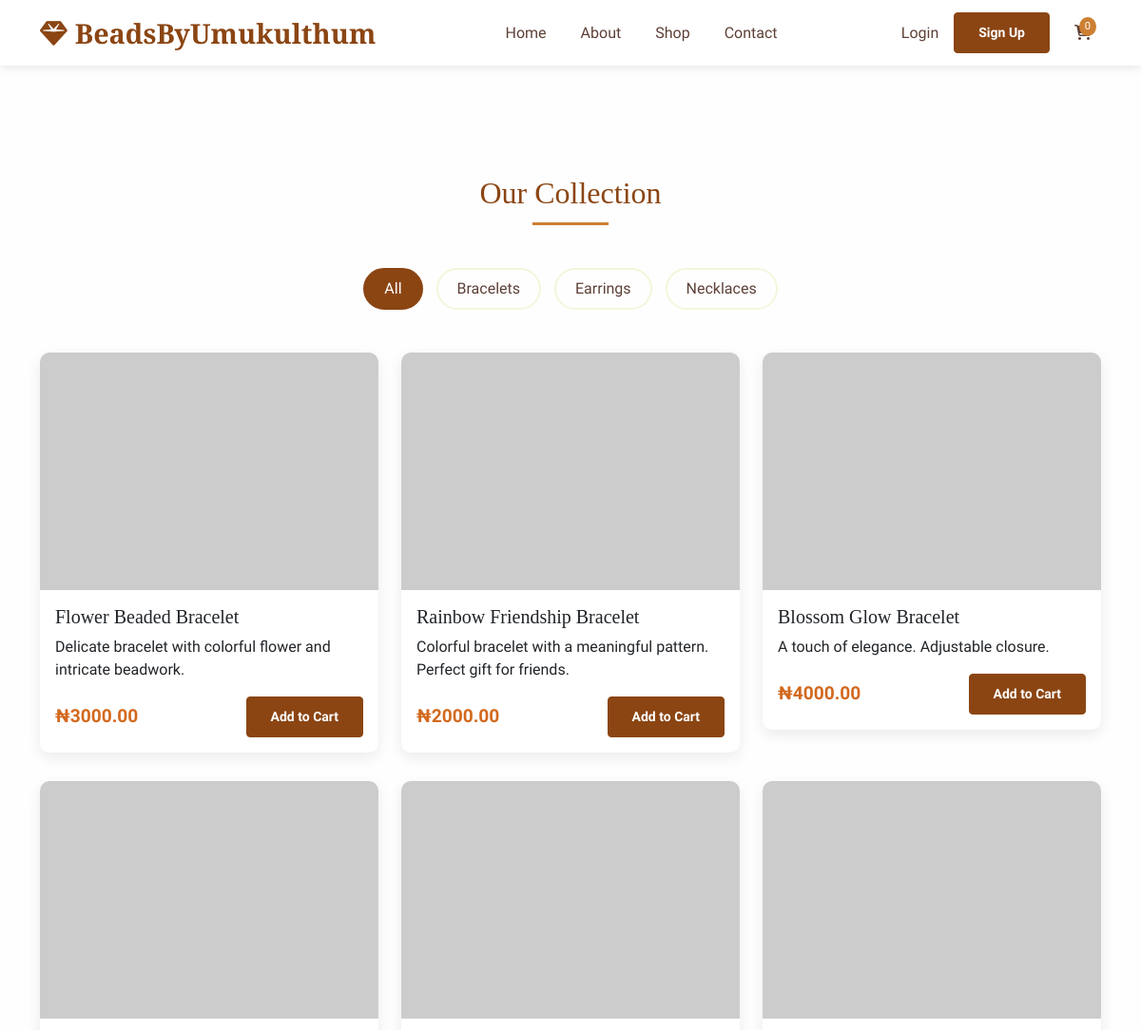
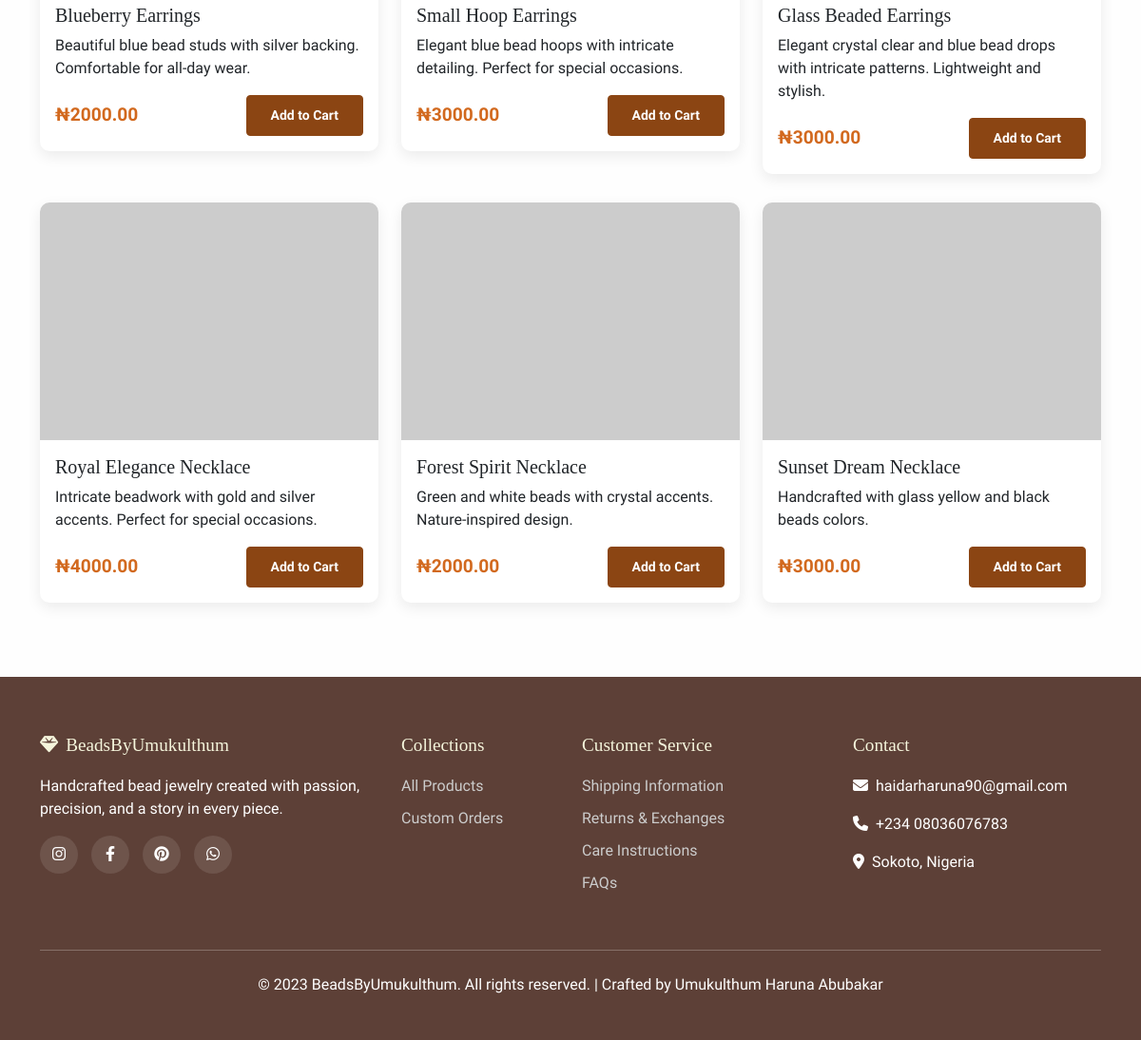
The app's page /shop/ with its own data (2 pictures, top to bottom).
### products/models.py (models this page shows, shortened)
class Category(models.Model):
    name = models.CharField(max_length=100, unique=True)
    slug = models.SlugField(max_length=100, unique=True, blank=True)
    description = models.TextField(blank=True)
    created_at = models.DateTimeField(auto_now_add=True)
    class Meta:
        verbose_name_plural = 'Categories'
        ordering = ['name']

class Product(models.Model):
    category = models.ForeignKey(Category, on_delete=models.CASCADE, related_name='products')
    name = models.CharField(max_length=200)
    slug = models.SlugField(max_length=200, unique=True, blank=True)
    description = models.TextField()
    price = models.DecimalField(max_digits=10, decimal_places=2)
    image = models.ImageField(upload_to='products/', blank=True, null=True)
    stock = models.IntegerField(default=10)
    available = models.BooleanField(default=True)
    created_at = models.DateTimeField(auto_now_add=True)
    updated_at = models.DateTimeField(auto_now=True)
    class Meta:
        ordering = ['-created_at']
        indexes = [
            models.Index(fields=['slug']),
            models.Index(fields=['name']),
            models.Index(fields=['-created_at']),
        ]

### products/views.py (the view)
# urls.py: path('shop/', views.product_list, name='product_list'),
def product_list(request, category_slug=None):
    category = None
    categories = Category.objects.all()
    products = Product.objects.filter(available=True)
    if category_slug:
        category = get_object_or_404(Category, slug=category_slug)
        products = products.filter(category=category)
    return render(request, 'products/product_list.html', {
        'category': category,
        'categories': categories,
        'products': products
    })

### cart/cart.py (called while the page is built)
    def __len__(self):
        return sum(item['quantity'] for item in self.cart.values())

### cart/context_processors.py (called while the page is built)
def cart(request):
    return {'cart': Cart(request)}

### products/templates/products/product_list.html (shortened to what this page needs)
{% extends 'base.html' %}
{% load static %}
{% block content %}
<section class="py-5" style="margin-top: 60px;">
    <div class="container">
        <h2 class="section-title">Our Collection</h2>
        <div class="category-filter text-center">
            <button class="category-btn {% if not category %}active{% endif %}" onclick="window.location.href='{% url 'products:product_list' %}'">All</button>
            {% for cat in categories %}
            <button class="category-btn {% if category.slug == cat.slug %}active{% endif %}"
                    onclick="window.location.href='{% url 'products:product_list_by_category' cat.slug %}'">
                {{ cat.name }}
            </button>
            {% endfor %}
        </div>
        <div class="row">
            {% for product in products %}
            <div class="col-md-6 col-lg-4">
                <div class="card product-card">
                    {% if product.image %}
                    <img src="{{ product.image.url }}" class="card-img-top product-img" alt="{{ product.name }}">
                    {% else %}
                    <img src="https://via.placeholder.com/400x250?text={{ product.name }}" class="card-img-top product-img" alt="{{ product.name }}">
                    {% endif %}
                    <div class="card-body">
                        <h5 class="card-title">{{ product.name }}</h5>
                        <p class="card-text">{{ product.description|truncatewords:15 }}</p>
                        <div class="d-flex justify-content-between align-items-center">
                            <span class="product-price">₦{{ product.price }}</span>
                            {% if product.stock > 0 %}
                            <form action="{% url 'cart:cart_add' product.id %}" method="post">
                                <button type="submit" class="btn btn-primary btn-sm">Add to Cart</button>
                            </form>
                            {% else %}
                            <span class="badge bg-secondary">Out of Stock</span>
                            {% endif %}
                        </div>
                    </div>
                </div>
            </div>
            {% empty %}
            <div class="col-12">
                <p class="text-center">No products found in this category.</p>
            </div>
            {% endfor %}
        </div>
    </div>
</section>
{% endblock %}

### templates/base.html (shortened to what this page needs)
{% load static %}
<!DOCTYPE html>
<html lang="en">
<head>
    <link href="https://cdn.jsdelivr.net/npm/bootstrap@5.3.0-alpha1/dist/css/bootstrap.min.css" rel="stylesheet">
    <link rel="stylesheet" href="https://cdnjs.cloudflare.com/ajax/libs/font-awesome/6.4.0/css/all.min.css">
    <link rel="stylesheet" href="{% static 'css/style.css' %}">
</head>
<body>
    <nav class="navbar navbar-expand-lg navbar-light fixed-top">
        <div class="container">
            <a class="navbar-brand" href="{% url 'products:home' %}">
                <i class="fas fa-gem me-2"></i>BeadsByUmukulthum
            </a>
            <div class="collapse navbar-collapse" id="navbarNav">
                <ul class="navbar-nav mx-auto">
                    <li class="nav-item">
                        <a class="nav-link" href="{% url 'products:home' %}">Home</a>
                    </li>
                    <li class="nav-item">
                        <a class="nav-link" href="{% url 'products:home' %}#about">About</a>
                    </li>
                    <li class="nav-item">
                        <a class="nav-link" href="{% url 'products:product_list' %}">Shop</a>
                    </li>
                    <li class="nav-item">
                        <a class="nav-link" href="{% url 'products:home' %}#contact">Contact</a>
                    </li>
                </ul>
                <div class="d-flex align-items-center">
                    {% if user.is_authenticated %}
                    <span class="nav-link me-3">Hello, {{ user.username }}</span>
                    <a href="{% url 'accounts:logout' %}" class="nav-link me-3">Logout</a>
                    {% else %}
                    <a href="{% url 'accounts:login' %}" class="nav-link me-3">Login</a>
                    <a href="{% url 'accounts:signup' %}" class="btn btn-primary btn-sm me-3">Sign Up</a>
                    {% endif %}
                    <a href="{% url 'cart:cart_detail' %}" class="nav-link cart-icon">
                        <span class="cart-badge">{{ cart|length }}</span>
                    </a>
                </div>
            </div>
        </div>
    </nav>
    {% block content %}{% endblock %}
    <footer>
        <div class="container">
            <div class="row">
                <div class="col-lg-4 mb-4">
                    <h3 class="footer-heading"><i class="fas fa-gem me-2"></i>BeadsByUmukulthum</h3>
                    <p>Handcrafted bead jewelry created with passion, precision, and a story in every piece.</p>
                    <div class="social-icons">
                        <a href="#"><i class="fab fa-instagram"></i></a>
                        <a href="#"><i class="fab fa-facebook-f"></i></a>
                        <a href="#"><i class="fab fa-pinterest"></i></a>
                        <a href="#"><i class="fab fa-whatsapp"></i></a>
                    </div>
                </div>
                <div class="col-lg-2 col-md-6 mb-4">
                    <h4 class="footer-heading">Collections</h4>
                    <div class="footer-links">
                        <a href="{% url 'products:product_list' %}">All Products</a>
                        <a href="{% url 'products:home' %}#contact">Custom Orders</a>
                    </div>
                </div>
                <div class="col-lg-3 col-md-6 mb-4">
                    <h4 class="footer-heading">Customer Service</h4>
                    <div class="footer-links">
                        <a href="#">Shipping Information</a>
                        <a href="#">Returns & Exchanges</a>
                        <a href="#">Care Instructions</a>
                        <a href="#">FAQs</a>
                    </div>
                </div>
                <div class="col-lg-3 mb-4">
                    <h4 class="footer-heading">Contact</h4>
                    <p><i class="fas fa-envelope me-2"></i>haidarharuna90@gmail.com</p>
                    <p><i class="fas fa-phone me-2"></i>+234 08036076783</p>
                    <p><i class="fas fa-map-marker-alt me-2"></i>Sokoto, Nigeria</p>
                </div>
            </div>
            <hr class="mt-4 mb-4">
            <div class="text-center">
                <p>&copy; 2023 BeadsByUmukulthum. All rights reserved. | Crafted by Umukulthum Haruna Abubakar</p>
            </div>
        </div>
    </footer>
</body>
</html>

### static/css/style.css (style rules this page uses)
:root { --primary: #8B4513; --secondary: #D2691E; --accent: #CD7F32; --light: #F5F5DC; --dark: #5D4037; --text: #333333; }
body { font-family: 'Raleway', sans-serif; color: var(--text); background-color: #fefefe; padding-top: 76px; }
h1, h2, h3, h4, h5 { font-family: 'Playfair Display', serif; color: var(--dark); }
.navbar { background-color: white; box-shadow: 0 2px 10px rgba(0,0,0,0.1); transition: all 0.3s; }
.navbar-brand { font-family: 'Playfair Display', serif; font-weight: 700; color: var(--primary) !important; font-size: 1.8rem; }
.nav-link { color: var(--dark) !important; font-weight: 500; margin: 0 10px; transition: color 0.3s; }
.section-title { color: var(--primary); position: relative; padding-bottom: 15px; margin-bottom: 40px; text-align: center; }
.section-title:after { content: ''; position: absolute; bottom: 0; left: 50%; transform: translateX(-50%); width: 80px; height: 3px; background-color: var(--accent); }
.product-card { border: none; border-radius: 10px; transition: transform 0.3s, box-shadow 0.3s; overflow: hidden; margin-bottom: 30px; box-shadow: 0 5px 15px rgba(0,0,0,0.08); }
.product-img { height: 250px; object-fit: cover; transition: transform 0.5s; }
.product-price { color: var(--secondary); font-weight: 600; font-size: 1.2rem; }
.btn-primary { background-color: var(--primary); border-color: var(--primary); padding: 10px 25px; font-weight: 600; transition: all 0.3s; }
.category-filter { margin-bottom: 40px; }
.category-btn { background: none; border: 2px solid var(--light); padding: 8px 20px; margin: 5px; border-radius: 30px; transition: all 0.3s; color: var(--dark); }
.category-btn.active, .category-btn:hover { background-color: var(--primary); border-color: var(--primary); color: white; }
footer { background-color: var(--dark); color: white; padding: 60px 0 30px; }
.footer-heading { color: var(--light); margin-bottom: 20px; font-size: 1.2rem; }
.footer-links a { color: #ccc; text-decoration: none; display: block; margin-bottom: 10px; transition: color 0.3s; }
.social-icons a { display: inline-block; width: 40px; height: 40px; background-color: rgba(255,255,255,0.1); border-radius: 50%; text-align: center; line-height: 40px; margin-right: 10px; transition: all 0.3s; color: white; }
.cart-badge { background-color: var(--accent); color: white; border-radius: 50%; padding: 2px 6px; font-size: 0.7rem; position: absolute; top: -5px; right: -5px; }
.cart-icon { position: relative; }

### records on screen
Category: name "Bracelets"
Category: name "Earrings"
Category: name "Necklaces"
Product: name "Flower Beaded Bracelet", description "Delicate bracelet with colorful flower and intricate beadwork.", price "3000.00", stock "Add to Cart"
Product: name "Rainbow Friendship Bracelet", description "Colorful bracelet with a meaningful pattern. Perfect gift for friends.", price "2000.00", stock "Add to Cart"
Product: name "Blossom Glow Bracelet", description "A touch of elegance. Adjustable closure.", price "4000.00", stock "Add to Cart"
Product: name "Blueberry Earrings", description "Beautiful blue bead studs with silver backing. Comfortable for all-day wear.", price "2000.00", stock "Add to Cart"
Product: name "Small Hoop Earrings", description "Elegant blue bead hoops with intricate detailing. Perfect for special occasions.", price "3000.00", stock "Add to Cart"
Product: name "Glass Beaded Earrings", description "Elegant crystal clear and blue bead drops with intricate patterns. Lightweight and stylish.", price "3000.00", stock "Add to Cart"
Product: name "Royal Elegance Necklace", description "Intricate beadwork with gold and silver accents. Perfect for special occasions.", price "4000.00", stock "Add to Cart"
Product: name "Forest Spirit Necklace", description "Green and white beads with crystal accents. Nature-inspired design.", price "2000.00", stock "Add to Cart"
Product: name "Sunset Dream Necklace", description "Handcrafted with glass yellow and black beads colors.", price "3000.00", stock "Add to Cart"

### other values on screen
{{ cart|length }} "0"
